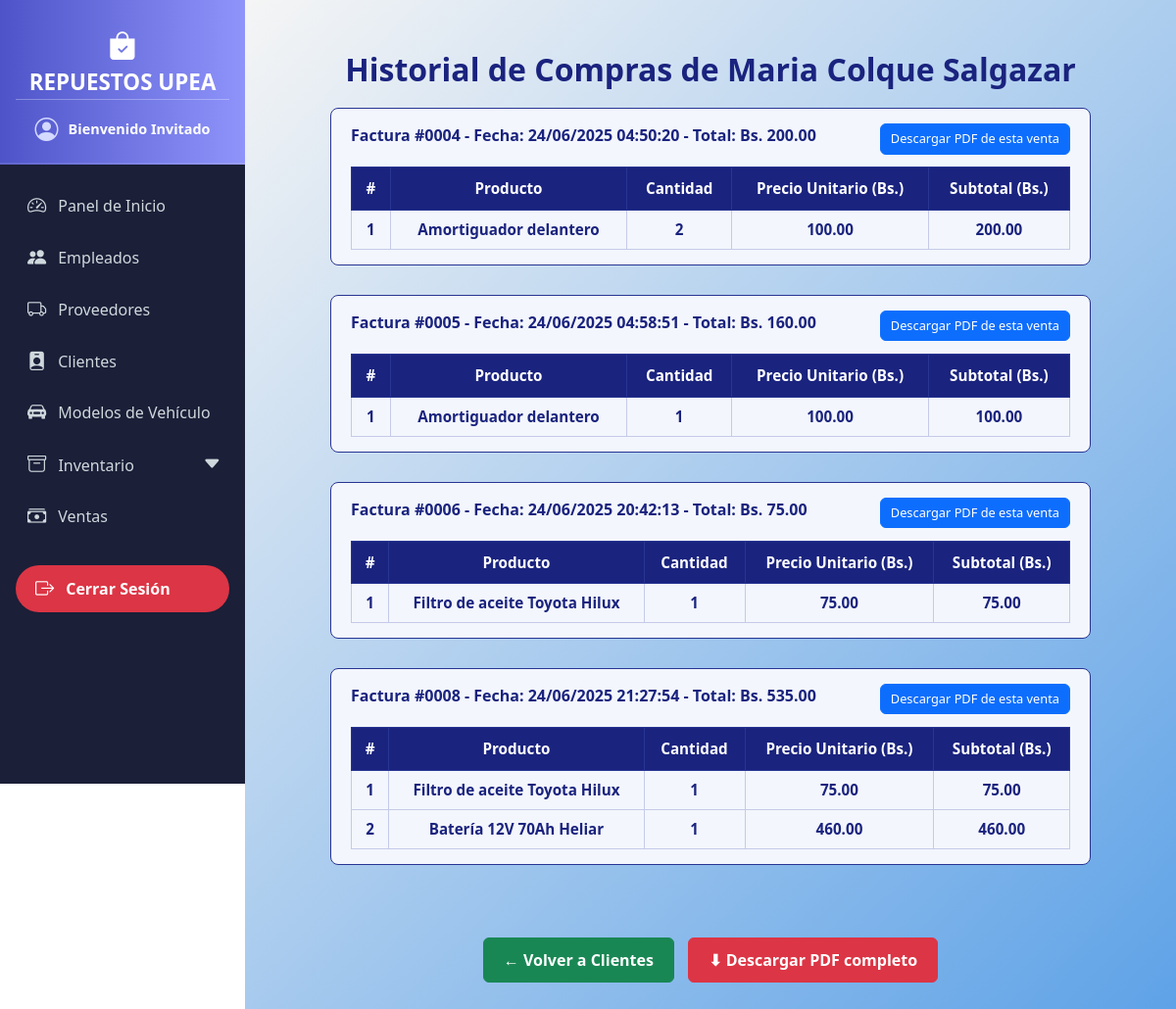
The app's page /clientes/2/historial, older data.
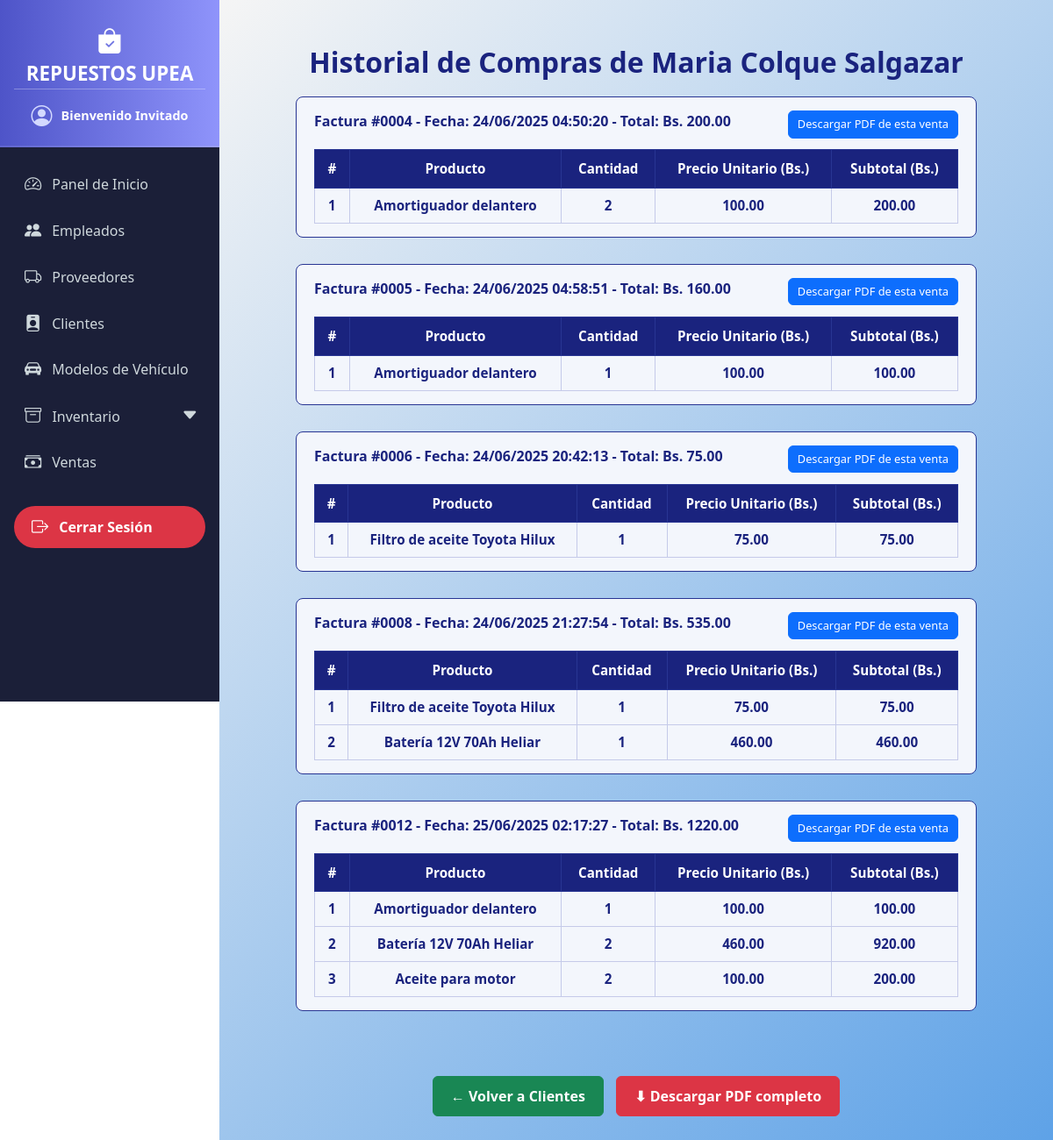
The same page, newer data.
### models/venta_model.py (models this page shows, shortened)
class Venta(db.Model):
    __tablename__ = "ventas"
    id = db.Column(db.Integer, primary_key=True)
    fecha = db.Column(db.DateTime, default=datetime.utcnow, nullable=False)
    cliente_id = db.Column(db.Integer, db.ForeignKey("clientes.id"))
    empleado_id = db.Column(db.Integer, db.ForeignKey("empleados.id"))
    metodo_pago = db.Column(db.String(50), nullable=False)
    modelo_vehiculo_id = db.Column(db.Integer, db.ForeignKey("modelos_vehiculos.id"), nullable=True)
    total = db.Column(db.Float, nullable=False)
    cliente = db.relationship("Cliente", back_populates="ventas")
    empleado = db.relationship("Empleado", back_populates="ventas")
    detalles = db.relationship("DetalleVenta", back_populates="venta", cascade="all, delete-orphan")
    modelo_vehiculo = db.relationship("ModeloVehiculo", back_populates="ventas")
    def delete(self):
        db.session.delete(self)
        db.session.commit()

### models/detalle_venta_model.py (models this page shows, shortened)
class DetalleVenta(db.Model):
    __tablename__ = "detalle_venta"
    id = db.Column(db.Integer, primary_key=True)
    venta_id = db.Column(db.Integer, db.ForeignKey("ventas.id"))
    producto_id = db.Column(db.Integer, db.ForeignKey("productos.id"))
    cantidad = db.Column(db.Integer, nullable=False)
    precio_unitario = db.Column(db.Float, nullable=False)
    subtotal = db.Column(db.Float, nullable=False)
    venta = db.relationship("Venta", back_populates="detalles")
    producto = db.relationship("Producto", back_populates="detalles_venta")

### models/producto_model.py (models this page shows, shortened)
class Producto(db.Model):
    __tablename__ = "productos"
    id = db.Column(db.Integer, primary_key=True)
    nombre = db.Column(db.String(100), nullable=False)
    descripcion = db.Column(db.String(255))
    precio = db.Column(db.Float, nullable=False)
    stock = db.Column(db.Integer, nullable=False)
    imagen = db.Column(db.String(255), nullable=True)
    categoria_id = db.Column(db.Integer, db.ForeignKey("categorias.id"))
    categoria = db.relationship("Categoria", back_populates="productos")
    proveedores = db.relationship("ProductoProveedor", back_populates="producto")
    detalles_venta = db.relationship("DetalleVenta", back_populates="producto")

### controllers/cliente_controller.py (the view)
@cliente_bp.route('/<int:id>/historial')
def historial(id):
    cliente = Cliente.get_by_id(id)
    if not cliente:
        abort(404)
    return render_template('clientes/historial.html', cliente=cliente)

### models/cliente_model.py (called while the page is built)
    @staticmethod
    def get_by_id(id):
        return Cliente.query.get(id)

### run.py (called while the page is built)
@app.context_processor
def inject_active_path():
    def is_active(path):
        return 'active' if request.path == path else ''
    return dict(is_active=is_active)

### templates/clientes/historial.html (shortened to what this page needs)
{% extends 'base.html' %}
{% block content %}
<div class="container" id="contenidoPDF">
  <h1 id="tituloPDF">Historial de Compras de {{ cliente.nombre }}</h1>
  <div id="ventasContenedor">
    {% if cliente.ventas %}
      {% for venta in cliente.ventas %}
      <div class="venta-block" id="venta-{{ venta.id }}">
        <div class="venta-header">
          Factura #{{ '%04d' | format(venta.id) }} - Fecha: {{ venta.fecha.strftime('%d/%m/%Y %H:%M:%S') }} - Total: Bs. {{ '%.2f'|format(venta.total) }}
        </div>
        <button class="btn btn-primary btn-venta-pdf" onclick="descargarVentaPDF('{{ venta.id }}', this)">
          Descargar PDF de esta venta
        </button>
        <div class="table-wrapper">
          <table>
            <thead>
              <tr>
                <th>#</th>
                <th>Producto</th>
                <th>Cantidad</th>
                <th>Precio Unitario (Bs.)</th>
                <th>Subtotal (Bs.)</th>
              </tr>
            </thead>
            <tbody>
              {% for detalle in venta.detalles %}
              <tr>
                <td>{{ loop.index }}</td>
                <td>{{ detalle.producto.nombre }}</td>
                <td>{{ detalle.cantidad }}</td>
                <td>{{ '%.2f'|format(detalle.precio_unitario) }}</td>
                <td>{{ '%.2f'|format(detalle.subtotal) }}</td>
              </tr>
              {% endfor %}
            </tbody>
          </table>
        </div>
      </div>
      {% endfor %}
    {% else %}
      <p style="text-align:center; color:#1a237e; font-style: italic;">No hay historial de compras para este cliente.</p>
    {% endif %}
  </div>
</div>
<div class="no-print text-center mt-4" id="botonesAccion">
  <a href="{{ url_for('cliente.index') }}" class="btn btn-success" style="padding: 10px 20px; font-weight: 700;">
    ← Volver a Clientes
  </a>
  <button onclick="descargarPDF()" class="btn btn-danger" style="padding: 10px 20px; font-weight: 700; margin-left: 10px;">
    ⬇ Descargar PDF completo
  </button>
</div>
{% endblock %}

Row changes from the older to the newer data that the page shows:
added Venta: id "0012", fecha "25/06/2025 02:17:27", total "1220.00"
added DetalleVenta: producto.nombre "Amortiguador delantero", cantidad "1", precio_unitario "100.00", subtotal "100.00", shown under "0012"
added DetalleVenta: producto.nombre "Batería 12V 70Ah Heliar", cantidad "2", precio_unitario "460.00", subtotal "920.00", shown under "0012"
added DetalleVenta: producto.nombre "Aceite para motor", cantidad "2", precio_unitario "100.00", subtotal "200.00", shown under "0012"
